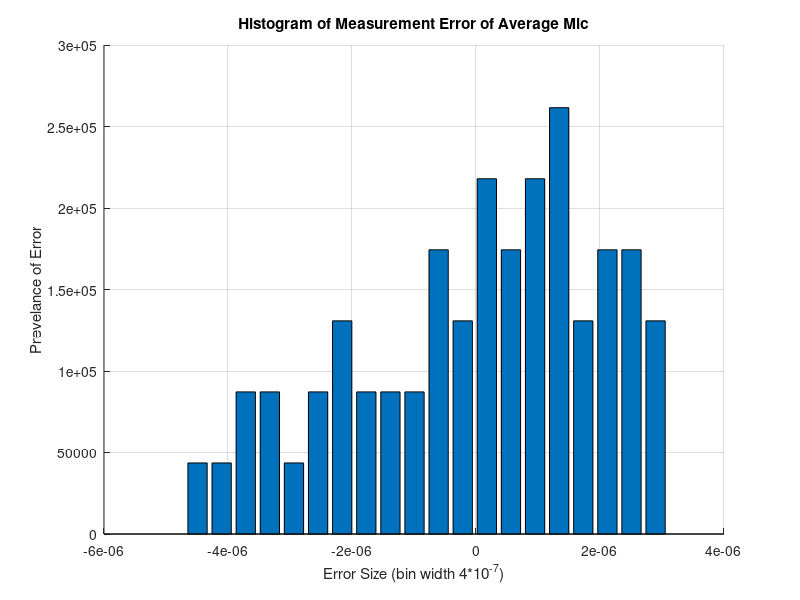

Here is the MATLAB script that generated this plot:
%% Init
clear; clc;
mic.y.data = importdata("calibration.mat");

%% 1
mic.y.err = zeros(size(mic.y.data));

for i=1:7
   mic.y.err(:,i) = detrend(mic.y.data(:,i)); 
end

mic.y.errAvg = mean(mic.y.err,2);
mic.bias = mean(mic.y.err,1);
mic.var = var(mic.y.err,1);


figure(1)
hold on; grid on;
title('Histogram of Measurement Error of Average Mic')
xlabel('Error Size (bin width 4*10^{-7})')
ylabel('Prevelance of Error')
[N, l] = hist(mic.y.errAvg,20);
Wb=l(2)-l(1); % Bin width
Ny = length(mic.y.errAvg); % Nr of samples
bar(l, N/(Ny*Wb));
% clear i l N Ny Wb;

%% 2